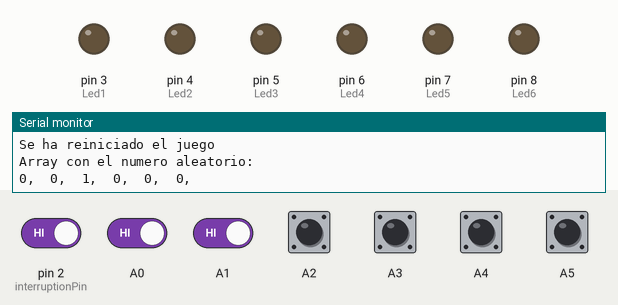
Bench run of a sketch on a simulated Arduino Uno, built with avr-gcc and run on an emulated ATmega328P. Shown: output pins drawn as LEDs (lit = HIGH), the last lines printed to the serial monitor. Dashed ring = blinking. Inputs (shaded band) come from the test bench; at power-on: A0–5, pin 2 (interruptionPin) HIGH. Random numbers use the default seed unless the sketch sets one.

Above: at 1.8 s.
1.9 s: A3 pulled LOW for 0.15 s
At 2.8 s:
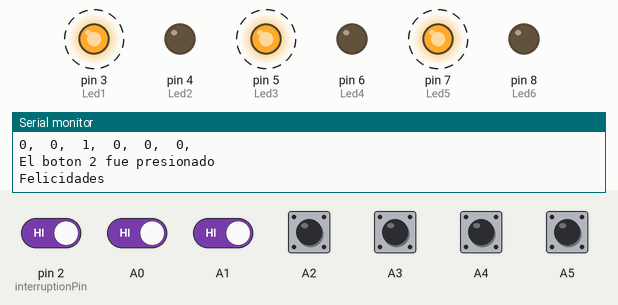
5.0 s: pin 2 (interruptionPin) driven LOW and A0 driven LOW
At 7.0 s:
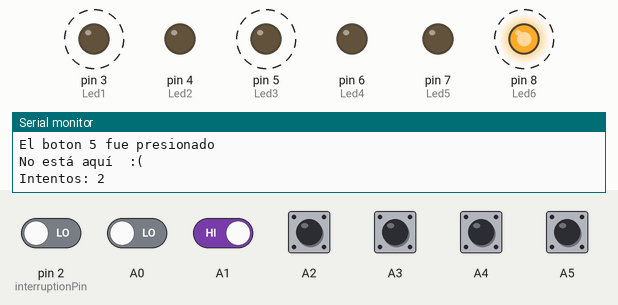
8.0 s: A0 driven HIGH
9.6 s: A0 driven LOW
At 11.0 s:
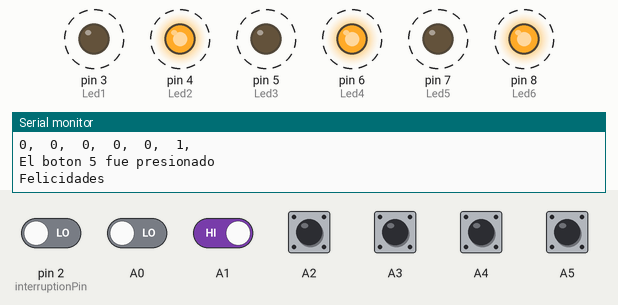
12.6 s: A0 driven HIGH and A1 driven LOW
At 15.1 s:
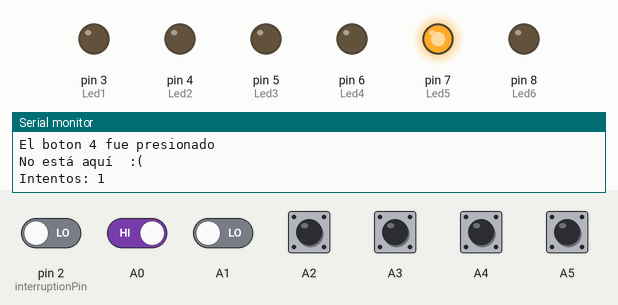
15.6 s: A4 pulled LOW for 1 s
Timing chart, 0 to 20.3 s (numbered marks = the images above; inputs shaded):
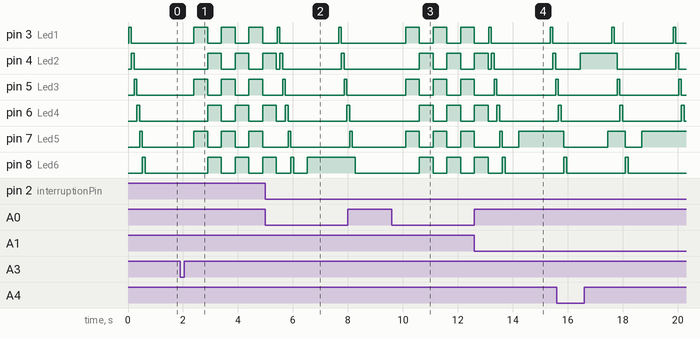

Measured:
- after the input at 1.9 s, pin 3 (Led1), pin 5 (Led3), pin 7 (Led5): alternates HIGH for 0.50 s and LOW for 0.50 s, starting after 0.50 s; pin 4 (Led2), pin 6 (Led4), pin 8 (Led6): alternates HIGH for 0.50 s and LOW for 0.50 s, starting after 1.0 s
- after the input at 9.6 s, pin 3 (Led1), pin 5 (Led3), pin 7 (Led5): alternates HIGH for 0.50 s and LOW for 0.50 s, starting after 0.50 s; pin 4 (Led2), pin 6 (Led4), pin 8 (Led6): alternates HIGH for 0.50 s and LOW for 0.50 s, starting after 1.0 s

The sketch:

FOCOSLOKOS.ino
```cpp
//array to store the location of the "mine"
int mineLocation[6];
int randomNumber;

//Pin declaration
int Led1 = 3;
int Led2 = 4;
int Led3 = 5;
int Led4 = 6;
int Led5 = 7;
int Led6 = 8;

int interruptionPin = 2;

int pressedButton = -1; // <- -1 = none

volatile bool resetFlag = false;

int attempts = 3; // amount of tries before reseting the game

void setup() {
  Serial.begin(9600);
  pinMode(interruptionPin, INPUT_PULLUP);
  attachInterrupt(digitalPinToInterrupt(interruptionPin), resetButton, FALLING);

  //Set "analog in" pins to read the buttons
  pinMode(A0, INPUT_PULLUP);
  pinMode(A1, INPUT_PULLUP);
  pinMode(A2, INPUT_PULLUP);
  pinMode(A3, INPUT_PULLUP);
  pinMode(A4, INPUT_PULLUP);
  pinMode(A5, INPUT_PULLUP);

  //Set the "digital" pins to send the output of each led
  pinMode(Led1, OUTPUT);
  pinMode(Led2, OUTPUT);
  pinMode(Led3, OUTPUT);
  pinMode(Led4, OUTPUT);
  pinMode(Led5, OUTPUT);
  pinMode(Led6, OUTPUT);

  // Begin the first round of the game
  reset();
}

void loop() {
  //check if the interruption button was pressed
  //this will set the flag to true ^^^^^^^^^^^^
  if (resetFlag == true) {
    reset(); // <- And obviously rest the game
  }

  //Verify if you still have remaining attempts
  if (attempts > 0) {
    checkAttempt();  // <- CORRECCIÓN: función existente es checkAttempt()
  } else {
    Serial.println("Se acabaron los intentos, Intente de nuevo");
    Serial.println();
    reset();
  }
}

//Method to read the buttons and set pressed button variable :O
int readButton() {
  int buttonState0 = digitalRead(A5);
  int buttonState1 = digitalRead(A4);
  int buttonState2 = digitalRead(A3);
  int buttonState3 = digitalRead(A2);
  int buttonState4 = digitalRead(A1);
  int buttonState5 = digitalRead(A0);

  if (buttonState0 == LOW) {
    pressedButton = 0;
    delay(500);
  } else if (buttonState1 == LOW) {
    pressedButton = 1;
    delay(500);
  } else if (buttonState2 == LOW) {
    pressedButton = 2;
    delay(500);
  } else if (buttonState3 == LOW) {
    pressedButton = 3;
    delay(500);
  } else if (buttonState4 == LOW) {
    pressedButton = 4;
    delay(500);
  } else if (buttonState5 == LOW) {
    pressedButton = 5;
    delay(500);
  }

  return pressedButton;
}

void checkAttempt() {
  // Check the button pressed and set it inside the switch
  // These prints are merely for debugging and checking if the game worked before the leds

  switch (readButton()) {
    case 0:
      Serial.println("El boton 0 fue presionado");
      if (mineLocation[pressedButton] != 0) {
        Serial.println("Felicidades");
        successSecuence();
        reset();
      } else {
        digitalWrite(Led1, HIGH);
        Serial.println("No está aquí  :(");
        attempts -= 1;
        Serial.print("Intentos: ");
        Serial.println(attempts);
        Serial.println();
      }
      break;
    case 1:
      Serial.println("El boton 1 fue presionado");
      if (mineLocation[pressedButton] != 0) {
        Serial.println("Felicidades");
        successSecuence();
        reset();
      } else {
        digitalWrite(Led2, HIGH);
        Serial.println("No está aquí  :(");
        attempts -= 1;
        Serial.print("Intentos: ");
        Serial.println(attempts);
        Serial.println();
      }
      break;
    case 2:
      Serial.println("El boton 2 fue presionado");
      if (mineLocation[pressedButton] != 0) {
        Serial.println("Felicidades");
        successSecuence();
        reset();
      } else {
        digitalWrite(Led3, HIGH);
        Serial.println("No está aquí  :(");
        attempts -= 1;
        Serial.print("Intentos: ");
        Serial.println(attempts);
        Serial.println();
      }
      break;
    case 3:
      Serial.println("El boton 3 fue presionado");
      if (mineLocation[pressedButton] != 0) {
        Serial.println("Felicidades");
        successSecuence();
        reset();
      } else {
        digitalWrite(Led4, HIGH);
        Serial.println("No está aquí  :(");
        attempts -= 1;
        Serial.print("Intentos: ");
        Serial.println(attempts);
        Serial.println();
      }
      break;
    case 4:
      Serial.println("El boton 4 fue presionado");
      if (mineLocation[pressedButton] != 0) {
        Serial.println("Felicidades");
        successSecuence();
        reset();
      } else {
        digitalWrite(Led5, HIGH);
        Serial.println("No está aquí  :(");
        attempts -= 1;
        Serial.print("Intentos: ");
        Serial.println(attempts);
        Serial.println();
      }
      break;
    case 5:
      Serial.println("El boton 5 fue presionado");
      if (mineLocation[pressedButton] != 0) {
        Serial.println("Felicidades");
        successSecuence();
        reset();
      } else {
        digitalWrite(Led6, HIGH);
        Serial.println("No está aquí  :(");
        attempts -= 1;
        Serial.print("Intentos: ");
        Serial.println(attempts);
        Serial.println();
      }
      break;
    default:
      // Ningún botón fue presionado; no hacer nada
      break;
  }
  pressedButton = -1;
}

// Either after winning or failing the reset secuence must play
// All roads lead to the resetSecuence
void resetSecuence() {
  //Small sweep to clear the ""board""
  digitalWrite(Led1, HIGH);
  delay(100);
  digitalWrite(Led1, LOW);

  digitalWrite(Led2, HIGH);
  delay(100);
  digitalWrite(Led2, LOW);

  digitalWrite(Led3, HIGH);
  delay(100);
  digitalWrite(Led3, LOW);

  digitalWrite(Led4, HIGH);
  delay(100);
  digitalWrite(Led4, LOW);

  digitalWrite(Led5, HIGH);
  delay(100);
  digitalWrite(Led5, LOW);

  digitalWrite(Led6, HIGH);
  delay(100);
  digitalWrite(Led6, LOW);
}

void successSecuence() {
  //Turn off the leds and...
  digitalWrite(Led1, LOW);
  digitalWrite(Led2, LOW);
  digitalWrite(Led3, LOW);
  digitalWrite(Led4, LOW);
  digitalWrite(Led5, LOW);
  digitalWrite(Led6, LOW);

  //Small led alternating dance :D
  for (int i = 0; i < 3; i++) {
    digitalWrite(Led1, HIGH);
    digitalWrite(Led3, HIGH);
    digitalWrite(Led5, HIGH);

    delay(500);

    digitalWrite(Led1, LOW);
    digitalWrite(Led3, LOW);
    digitalWrite(Led5, LOW);

    digitalWrite(Led2, HIGH);
    digitalWrite(Led4, HIGH);
    digitalWrite(Led6, HIGH);

    delay(500);

    digitalWrite(Led2, LOW);
    digitalWrite(Led4, LOW);
    digitalWrite(Led6, LOW);
  }
}

void resetButton() {
  resetFlag = true;
}

void reset() {
  //clear all values inside the array
  for (int i = 0; i < 6; i++) {
    mineLocation[i] = 0;
  }

  //Set a new random seed to generate a new spot for the mine
  randomSeed(micros());
  randomNumber = random(0, 6);

  //""Hide the mine"" on the newly generated position
  mineLocation[randomNumber] = 1;

  //Reset the amount of attempts remaining
  attempts = 3;

  //Indicate the user the game has been reseted
  Serial.println("Se ha reiniciado el juego");

  //Show the array donde está la mina (solo para debugging)
  Serial.println("Array con el numero aleatorio:");
  for (int i = 0; i < 6; i++) {
    Serial.print(mineLocation[i]);
    Serial.print(",  ");
  }
  Serial.println();
  Serial.println();

  resetSecuence();
  resetFlag = false;
}
```
